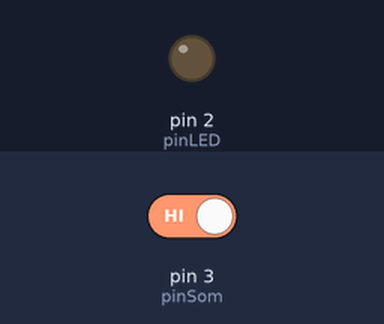
Recording of a sketch running on a simulated Arduino Uno, built with avr-gcc and run on an emulated ATmega328P. On the bench: output pins drawn as LEDs (lit = HIGH). Inputs (shaded band) come from the test bench; at power-on: pin 3 (pinSom) HIGH.

Above: at 1.2 s.
1.3 s: pin 3 (pinSom) driven LOW
At 3.7 s:
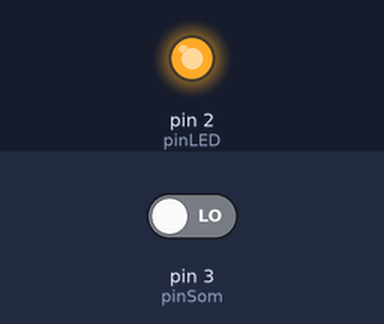
4.3 s: pin 3 (pinSom) driven HIGH
At 5.2 s:
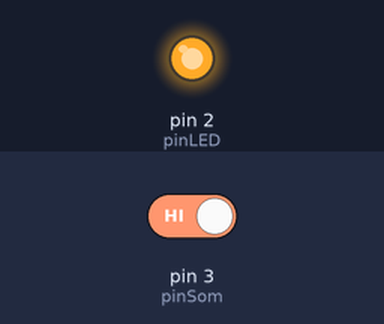
Timing chart, 0 to 7.3 s (numbered marks = the images above; inputs shaded):
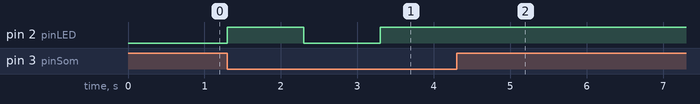

The sketch:

10-SensorDeSom.ino
```cpp
int pinLED = 2; //pino LED
int pinSom = 3; //pino do sensor de som
boolean ligar = LOW; //estado do led (ligado ou desligado)

void setup(){
    //pino led definido como saida
    pinMode(pinLED, OUTPUT);
    //pino som definido como entrada
    pinMode(pinSom, INPUT);
}


void loop(){
    //faz a leitura do sensor de som
    int som = digitalRead(pinSom);

    //se som = LOW entao detectou som
    if(som == LOW){
        //inverte o estado do led; se estiver HIGH, passa para LOW e vice-versa
        ligar = !ligar;
        //escreve o estado do LED
        digitalWrite(pinLED, ligar);
        //espera 1s
        delay(1000);
    }
}
```

Measured:
- after the input at 1.3 s, pin 2 (pinLED): LOW → HIGH at once, → LOW 1.0 s later, → HIGH 1.0 s later
- after the input at 4.3 s, pin 2 (pinLED): stops changing and stays HIGH
